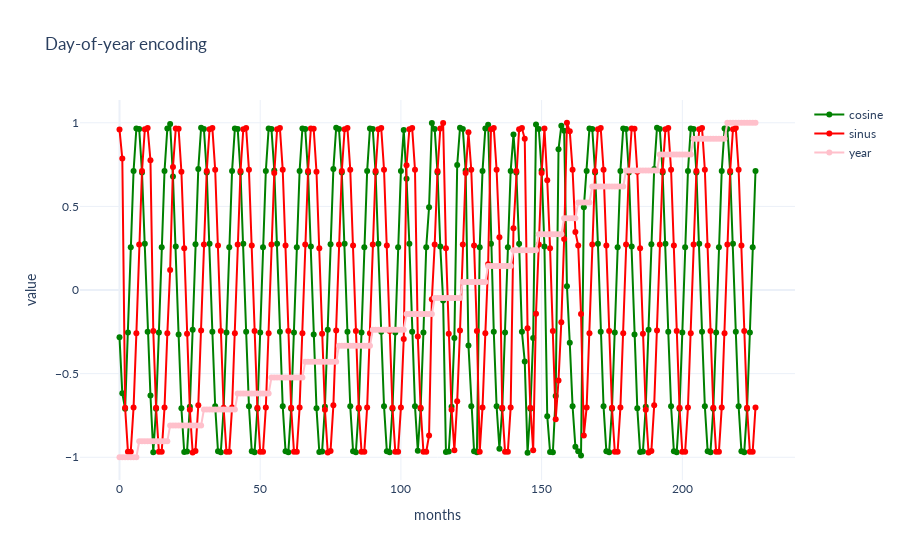

Notebook source saved alongside this figure:
### Code cell
fig = go.Figure()

fig.add_trace(go.Scatter(x = np.arange(dates.shape[0]), 
                         y = doy_xds["cos_D"],
                         name = 'cosine',
                         mode = "markers+lines",
                         marker = dict(color = 'green'),
                         line = dict(color = 'green')))

fig.add_trace(go.Scatter(x = np.arange(dates.shape[0]), 
                         y = doy_xds["sin_D"],
                         name = 'sinus',
                         mode = "markers+lines",
                         marker = dict(color = 'red'),
                         line = dict(color = 'red')))

fig.add_trace(go.Scatter(x = np.arange(dates.shape[0]), 
                         y = doy_xds["year"],
                         name = 'year',
                         mode = "markers+lines",
                         marker = dict(color = 'pink'),
                         line = dict(color = 'pink')))

fig.update_layout(title = 'Day-of-year encoding',
                   xaxis_title = 'months',
                   yaxis_title = 'value')

fig.update_layout(template = "plotly_white")
fig.update_layout(font_family = "Lato")

fig.show()

### Figure 1 — Plotly figure (JSON) as saved in the notebook; plotly's stock layout.template omitted (floating-point values rounded to 4 significant figures; data arrays with more than 128 entries replaced by an {"elided": "..."} marker saying what was removed)
{"data": [{"line": {"color": "green"}, "marker": {"color": "green"}, "mode": "markers+lines", "name": "cosine", "type": "scatter", "x": {"elided": "227 int values"}, "y": {"elided": "227 float values"}}, {"line": {"color": "red"}, "marker": {"color": "red"}, "mode": "markers+lines", "name": "sinus", "type": "scatter", "x": {"elided": "227 int values"}, "y": {"elided": "227 float values"}}, {"line": {"color": "pink"}, "marker": {"color": "pink"}, "mode": "markers+lines", "name": "year", "type": "scatter", "x": {"elided": "227 int values"}, "y": {"elided": "227 float values"}}], "layout": {"font": {"family": "Lato"}, "title": {"text": "Day-of-year encoding"}, "xaxis": {"title": {"text": "months"}}, "yaxis": {"title": {"text": "value"}}}}
